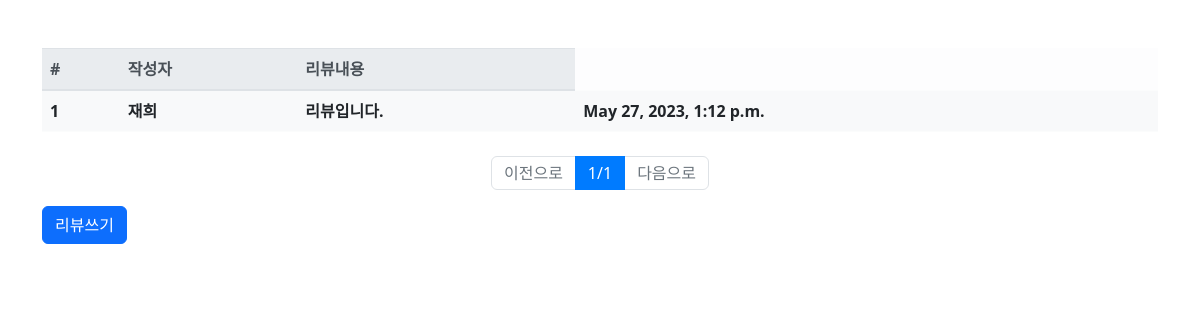
The page /review/list/ on the database as committed earlier.
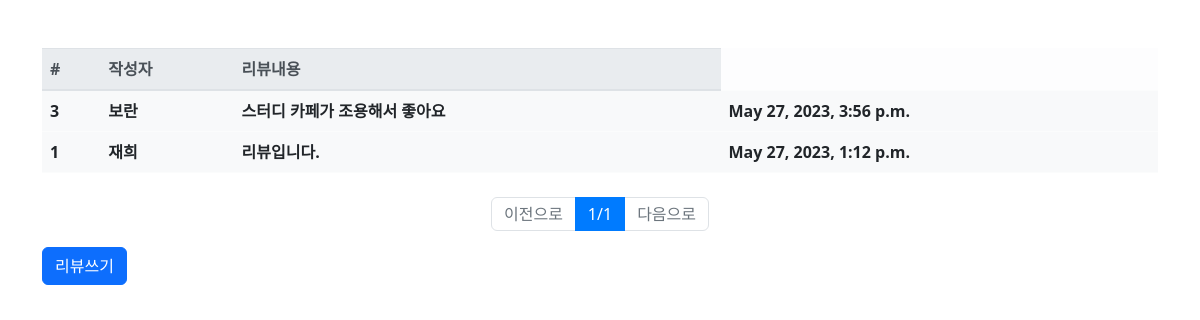
The same page on the database as committed later.
### review/models.py (models this page shows, shortened)
class Review(models.Model):
    contents = models.TextField(verbose_name="내용")
    registered_date = models.DateTimeField(auto_now_add=True, verbose_name = "등록 시간")
    writer = models.ForeignKey('accounts.User', verbose_name = "작성자", on_delete = models.CASCADE)
    class Meta:
        db_table = "review_comment"
        verbose_name = "리뷰"
        verbose_name_plural = "리뷰"

### accounts/models.py (models this page shows)
class User(models.Model):
    username = models.CharField(max_length=128)
    useremail = models.EmailField(max_length=128)
    password = models.CharField(max_length=128)
    created_at = models.DateTimeField(auto_now_add=True)
    def __str__(self):
        return self.username
    class Meta:
        db_table = 'cafeProject_user'
        verbose_name = '카페앱 사용자'
        verbose_name_plural = '카페앱 사용자'

### review/views.py (the view)
# urls.py: path('list/', views.review_list),
def review_list(request):
    all_reviews = Review.objects.all().order_by('-id')
    page = int(request.GET.get('p', 1))
    paginator = Paginator(all_reviews, 6)
    reviews = paginator.get_page(page)
    return render(request, 'review_list.html', {'reviews':reviews})

### review/templates/review_list.html
{% extends 'base.html' %}
{% block contents %}
<div class = "row mt-5">
    <div class = "col-12">
        <table class = "table table-light">
            <thead class = "thead-light">
                <tr>
                    <th>#</th>
                    <th>작성자</th>
                    <th>리뷰내용</th>
                </tr>
            </thead>
            <tbody class = "text-dark">
                {% for review in reviews %}
                <tr onclick = "location.href = '/review/detail/{{review.id}}'">
                    <th>{{review.id}}</th>
                    <th>{{review.writer}}</th>
                    <th>{{review.contents}}</th>
                    <th>{{review.registered_date}}</th>
                </tr>
                {% endfor %}
            </tbody>
        </table>
    </div>
</div>
<div class = "row mt-2">
    <div class = "col-12">
        <nav>
            <ul class = "pagination justify-content-center">
                {% if boards.has_previous %}
                    <li class = "page-item">
                        <a class = "page-link" href = "?p={{reviews.previous_page_number}}">이전으로</a>
                    </li>
                {% else %}
                    <li class = "page-item disabled">
                        <a class = "page-link disabled" href = "#">이전으로</a>
                    </li>
                {% endif %}
                <li class = "page-item active">
                    <a class = "page-link">{{reviews.number}}/{{reviews.paginator.num_pages}}</a>
                </li>
                {% if reviews.has_next %}
                    <li class = "page-item">
                        <a class = "page-link" href = "?p={{reviews.next_page_number}}">다음으로</a>
                    </li>
                {% else %}
                    <li class = "page-item disabled">
                        <a class = "page-link disabled" href = "#">다음으로</a>
                    </li>
                {% endif %}
            </ul>
        </nav>
    </div>
</div>
<div class = "row">
    <div class = "col-12">
        <button class = "btn btn-primary" onclick = "location.href = '/review/write/'">리뷰쓰기</button>
    </div>
</div>
{% endblock %}

Rows that differ between the two databases and show on the page:
added Review: id "3", writer "보란", contents "스터디 카페가 조용해서 좋아요", registered_date "May 27, 2023, 3:56 p.m."
